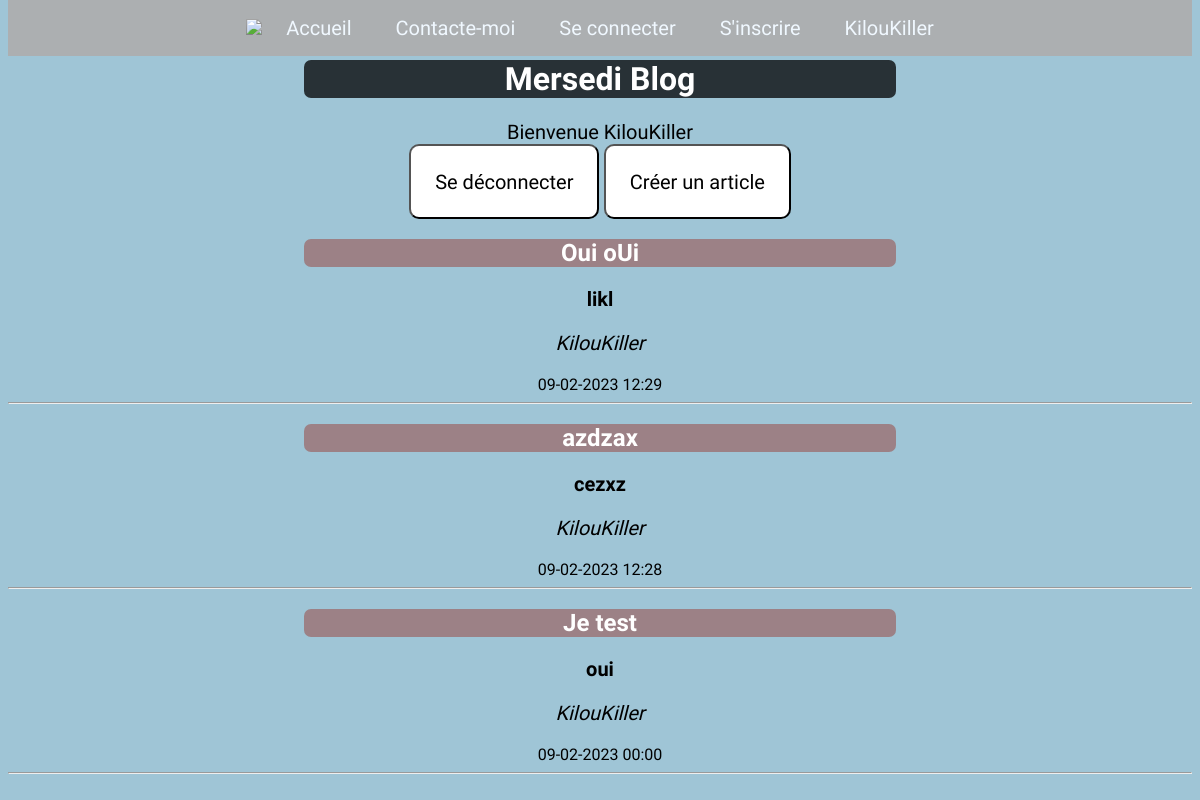
Page /index.php (signed in) on the earlier database version.
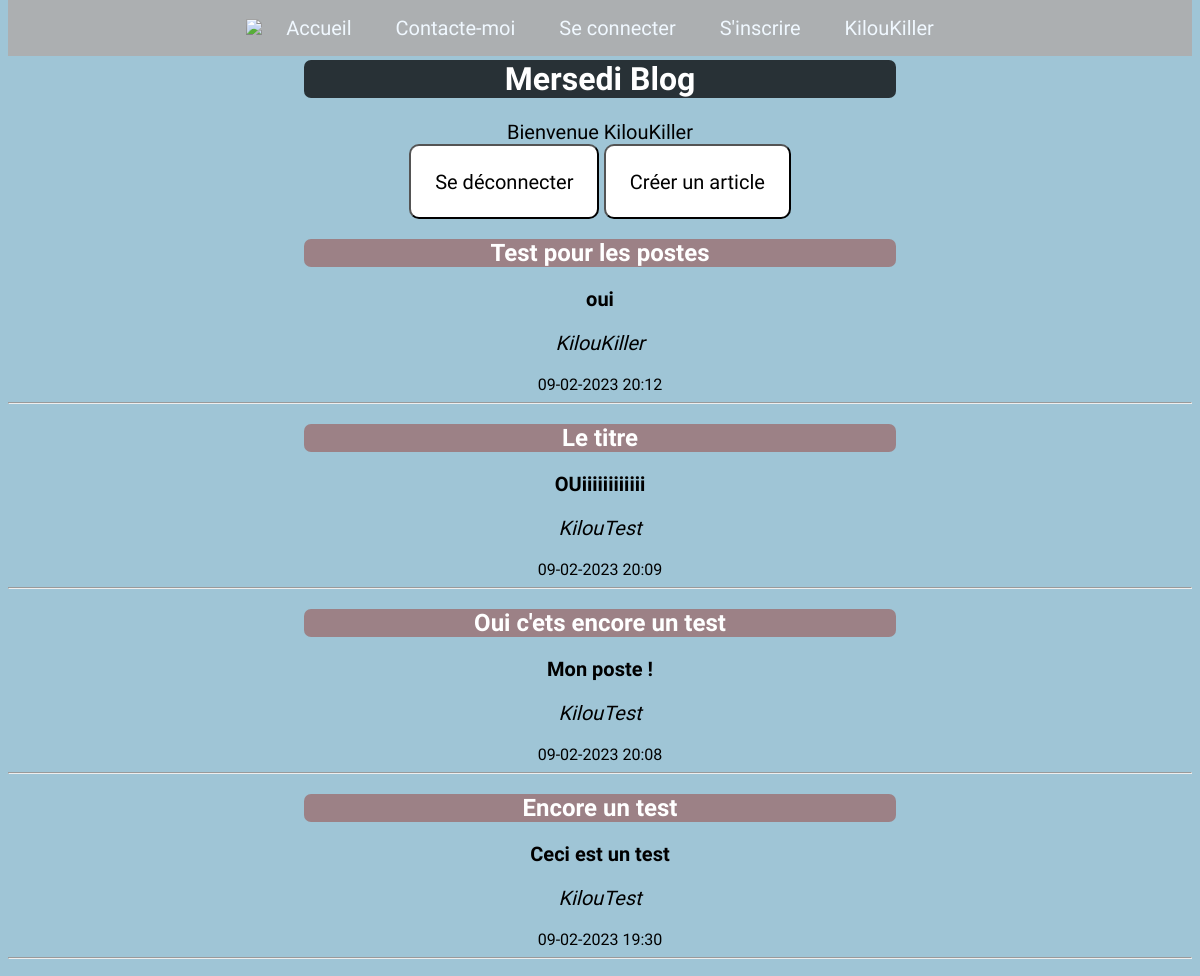
Same page on the later database version.
### tables this page shows
CREATE TABLE `article` (
  `art_id` int(11) NOT NULL,
  `art_contenu` varchar(500) NOT NULL,
  `art_titre` varchar(500) NOT NULL,
  `idUser` int(11) NOT NULL,
  `art_date` datetime NOT NULL
);

CREATE TABLE `utilisateur` (
  `id` int(11) NOT NULL,
  `pseudo` varchar(500) NOT NULL,
  `mdp` varchar(500) NOT NULL,
  `email` varchar(100) NOT NULL
);

### index.php (the view, shortened to what this page needs)
<!DOCTYPE html>
<html>
<head>
	<link rel="stylesheet" type="text/css" href="style/index.css">
</head>
<body id="bodyIndex">
	<?php require "header.php" ?>
	<div id="titreConnexion">
		<h1 id="titre">Mersedi Blog</h1>
	</div>
	<?php echo "<p> Bienvenue " . $_SESSION['pseudo']; ?><br>
		<a id="lienIndex"href ="deconnexion.php">
			<button id="boutonIndex">Se déconnecter</button>
		</a>
		<a id="lienIndex" href="creer.php">
			<button id="boutonIndex">Créer un article</button>
		</a>
		<?php
include "database.php";
$articles = $bdd->query('SELECT art_id as idArticle, art_contenu as contenu, art_titre as titre, utilisateur.pseudo as pseudo, art_date as date FROM article
						 inner join utilisateur on article.idUser = utilisateur.id order by date desc');
                foreach ($articles as $article):
                    ?>
                    <article>
                        <header>
							<div id="divArticle">
                            <h1 class="titreArticle"><?php echo $article['titre']; ?></h1>
							</div>
                        </header>
                        <p><strong><?= $article['contenu']; ?></strong></p>
                        <p><i><?= $article['pseudo']; ?></i></p>
						<?php $date = date("d-m-Y H:i", strtotime($article['date'])); ?>
						<time><?= $date ?></time>
                    </article>
                    <hr />
                <?php endforeach; ?>
</body>
</html>

### header.php (shortened to what this page needs)
<!DOCTYPE html>
<head>
	<link rel="stylesheet" type="text/css" href="style/index.css">
</head>
<body>
<nav>
		<ul>
			<li>
				<img src="assets/Mersedi.png" id="icoNavbar">
			</li>
			<li>
				<a id="navLien" href="index.php">Accueil</a>
			</li>
			<li>
				<a id="navLien" href="contact.php">Contacte-moi</a>
			</li>
			<li>
				<a id="navLien" href="connection.php">Se connecter</a>
			</li>
			<li>
				<a id="navLien" href="inscription.php">S'inscrire</a>
			</li>
			<li>
				<a href="profil.php" id="navLien"><?php echo $_SESSION['pseudo']; ?></a>
			</li>
		</ul>
	</nav>
</body>

### style/index.css (style rules this page uses)
* { text-align: center; font-family: 'Oswald', sans-serif; }
nav { text-align: center; background-color: rgba(173,173,173,0.9); margin-top: 0px; display: flex; position: sticky; top: 0; margin-top: -25px; justify-content: center; }
ul { list-style-type: none; padding: 0%; }
li { display: inline-block; padding: 0%; }
#navLien { margin: 0px; text-decoration: none; padding: 0px 20px 0px 20px; font-size: 20px; color: aliceblue; }
p { font-size: 20px; }
#titreConnexion { width: 30%; padding: 0% 10% 0% 10% !important; margin:auto; background: rgba(0,0,0,0.75); border-radius: 7px; color: white; border-style: none; }
#boutonIndex { padding: 2%; font-size: 20px; border-radius: 10px; background-color: white; }
#lienIndex { text-decoration: none; }
#bodyIndex { background-color: rgb(159, 197, 214); }
#divArticle { width: 30%; padding: 0% 10% 0% 10% !important; margin:auto; background: rgba(155, 107, 107, 0.75); border-radius: 7px; color: white; border-style: none; }
#icoNavbar { width: 50px; height: auto; }

Differences in the rows shown:
removed article: art_titre "Oui oUi", art_contenu "likl", utilisateur.pseudo "KilouKiller", art_date "09-02-2023 12:29"
removed article: art_titre "azdzax", art_contenu "cezxz", utilisateur.pseudo "KilouKiller", art_date "09-02-2023 12:28"
removed article: art_titre "Je test", art_contenu "oui", utilisateur.pseudo "KilouKiller", art_date "09-02-2023 00:00"
added article: art_titre "Test pour les postes", art_contenu "oui", utilisateur.pseudo "KilouKiller", art_date "09-02-2023 20:12"
added article: art_titre "Le titre", art_contenu "OUiiiiiiiiiiii", utilisateur.pseudo "KilouTest", art_date "09-02-2023 20:09"
added article: art_titre "Oui c'ets encore un test", art_contenu "Mon poste !", utilisateur.pseudo "KilouTest", art_date "09-02-2023 20:08"
added article: art_titre "Encore un test", art_contenu "Ceci est un test", utilisateur.pseudo "KilouTest", art_date "09-02-2023 19:30"
